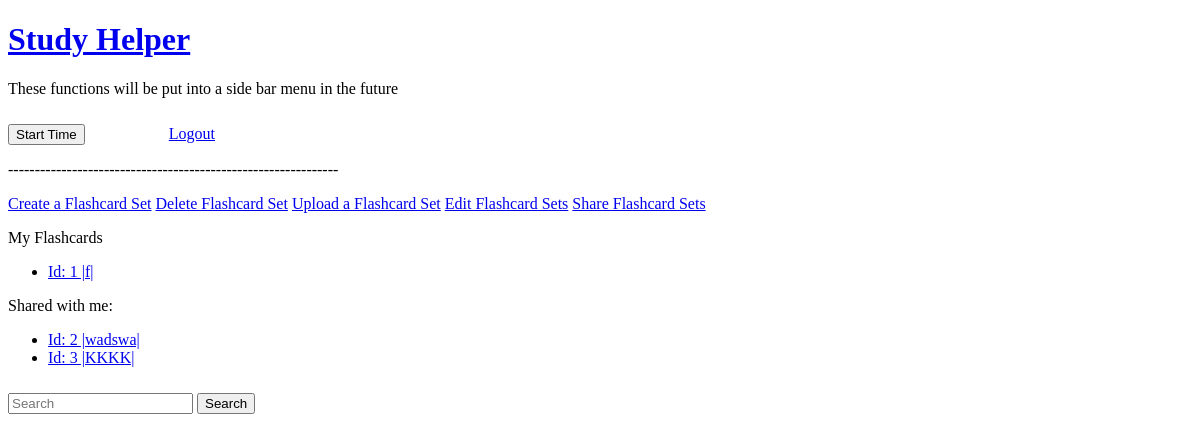
The page /flashcard (signed in) on the database its author committed.
### myapp/models.py (models this page shows)
class Flashcardset(UserMixin, db.Model):
    id = db.Column(db.Integer, primary_key=True)
    author_id = db.Column(db.Integer, db.ForeignKey('user.id'))
    share_id = db.Column(db.Integer)
    name = db.Column(db.String(64), unique=False, index=True)
    cards = db.relationship('Card', backref='set', lazy=True)
    def __repr__(self):
        return f'Id: {self.id} |{self.name}|'

class Flashcardshare(UserMixin, db.Model):
    id = db.Column(db.Integer, primary_key=True)
    flashcard_id = db.Column(db.Integer)
    flashcard_name = db.Column(db.String)
    target = db.Column(db.Integer)
    def __repr__(self):
        flashcard = Flashcardset.query.get(self.flashcard_id)
        if flashcard is not None:
            return f'Id: {flashcard.id} |{flashcard.name}|'
        else:
            return None

### myapp/routes.py (the view)
@myapp_obj.route("/flashcard")
@login_required
def display():
    flashcards = Flashcardset.query.filter_by(author_id = current_user.get_id())
    user = User.query.get(current_user.get_id())       #Gets current_user
    share_list = Flashcardshare.query.filter_by(target = user.username)
    return render_template("/flashcard/flashcard_portal.html",
    flashcards = flashcards, share_list = share_list)

### myapp/models.py (called while the page is built)
@login.user_loader
def load_user(id):
    return User.query.get(int(id))

### myapp/templates/flashcard/flashcard_portal.html
{% extends "user/user_menu.html" %}
{% block content %}
<a href="/flashcard/create">Create a Flashcard Set</a>
<a href="/flashcard/delete">Delete Flashcard Set</a>
<a href="/flashcard/upload">Upload a Flashcard Set</a>
<a href="/flashcard/rename">Edit Flashcard Sets</a>
<a href="/flashcard/share">Share Flashcard Sets</a>
<p>My Flashcards</p>
<ul>
{% for cards in flashcards %}
    <li>
    <a href="/flashcard/display/{{ cards.name }}-{{ cards.id }}">{{ cards }}</a>
    </li>
{% endfor %}
</ul>
<p>Shared with me:</p>
<ul>
{% for cards in share_list %}
    <li>
        <a href="/flashcard/display/{{ cards.flashcard_name }}-{{ cards.flashcard_id }}">{{ cards }}</a>
    </li>
{% endfor %}
</ul>
{% endblock %}

### myapp/static/css/pomodoro.css (style rules this page uses)
body { margin: 20; padding: 10; }

### rows shown on the page
Flashcardset: id+name "Id: 1 |f|"
Flashcardshare: flashcard.name "Id: 2 |wadswa|"
Flashcardshare: flashcard.name "Id: 3 |KKKK|"
